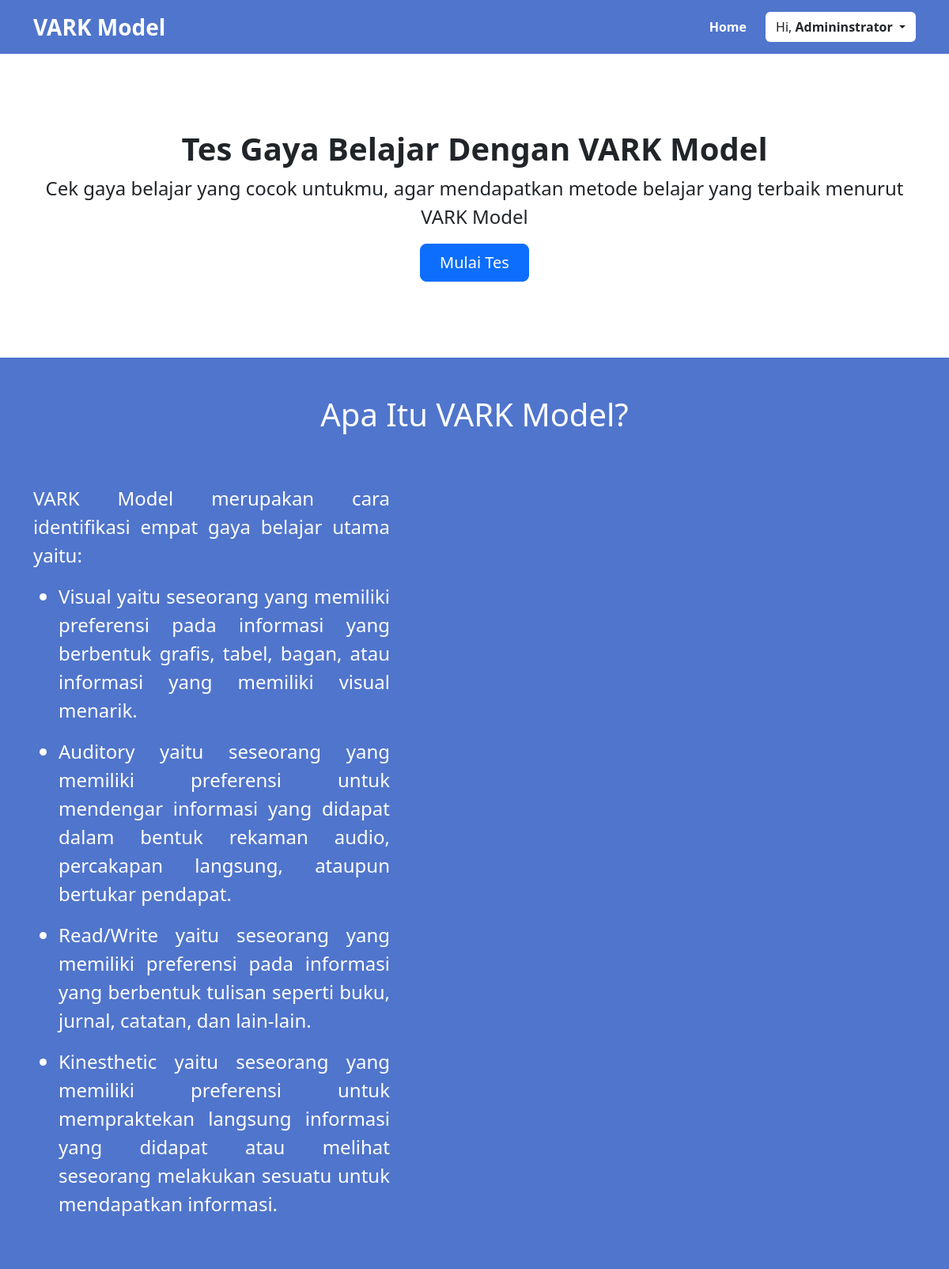
/index.php (signed in), run on the app's committed database.
### tables this page shows
CREATE TABLE `user` (
    `iduser` int(11) primary key auto_increment,
    `username` varchar(45) NOT NULL,
    `pwd` varchar(100) NOT NULL,
    `nama` varchar(100) NOT NULL,
    `instansi` varchar(45) NOT NULL,
    `email` varchar(100) NOT NULL,
    `role` varchar(10) NOT NULL
);

CREATE TABLE `model` (
    `idmodel` int(11) primary key auto_increment,
    `model` varchar(20) NOT NULL,
    `kode` varchar(10) NOT NULL,
    `deskripsi` text NOT NULL
);

### controller/mainController.php (called while the page is built, shortened)
<?php
    $conn = mysqli_connect("localhost","root","","vark");
    function query($query) {
        global $conn;
        $result = mysqli_query($conn, $query);
        $rows = [];
        while ($row = mysqli_fetch_assoc($result)) {
            $rows[] = $row;
        }
        return $rows;
    }
    function dekripsi($kata)
    {
        $string = base64_decode($kata);
        $key = substr($string, 0, 44);
        $enkripsi = substr($string, 44);
        $hasil = openssl_decrypt($enkripsi, 'AES-256-CBC', $key, 0, substr($key, 0, 16));
        return $hasil;
    }
?>

### index.php (the view, shortened to what this page needs)
<?php
  require_once 'controller/mainController.php';
  $model = query("SELECT * FROM model");
?>
<!DOCTYPE html>
<html lang="en">
<head>
    <link href="style.css" rel="stylesheet">
    <link href="bootstrap-5.2.0/css/bootstrap.min.css" rel="stylesheet">
    <link rel="stylesheet" href="bootstrap-icons-1.10.3/bootstrap-icons.css">
</head>
<body>
    <?php
      require_once ('navbar.php');
    ?>
    <section class="py-5 text-center container">
      <div class="row py-lg-5">
        <div class="col-sm ">
          <h1 class="fw-bold">Tes Gaya Belajar Dengan VARK Model</h1>
          <p class="lead" style="font-size: 24px;">Cek gaya belajar yang cocok untukmu, agar mendapatkan metode belajar yang terbaik menurut VARK Model</p>
          <a href="tes.php" class="btn btn-primary btn-lg px-4 py-2">Mulai Tes</a>
        </div>
      </div>
    </section>
    <div class="container-fluid py-5" style="background-color: #5075cc;">
        <div class="container">
            <div class="row text-center">
                <div class="col text-white">
                    <h1 style="font-weight: 300;" class="mb-5">Apa Itu VARK Model?</h1>
                </div>
            </div>
            <div class="row justify-content-center">
                <div class="col-md-5 mt-3">
                    <p class="fs-4 text-white" style="text-align: justify;">VARK Model merupakan cara identifikasi empat gaya belajar utama yaitu:</p>
                    <ul class="text-white" style="font-size: 24px;">
                      <?php foreach($model as $m) : ?>
                        <li>
                          <p style="text-align: justify;"><?= $m['deskripsi']; ?></p>
                        </li>
                      <?php endforeach; ?>
                    </ul>
                </div>
                <div class="col-md mt-3">
                </div>
            </div>
        </div>
    </div>
</body>
</html>

### navbar.php (shortened to what this page needs)
<?php
    require_once 'controller/mainController.php';
    $id = dekripsi($_COOKIE['VRK21ZA']);
    $user = query("SELECT * FROM user WHERE iduser = $id") [0];
    $nama = $user['nama'];
    $kataPertama = explode(' ', $nama)[0];
?>
<nav class="navbar navbar-expand navbar-light" style="background-color:#5075cc;">
    <div class="container">
        <a class="navbar-brand text-white fw-bold fs-3 " href="index.php">VARK Model</a>
        <div class="collapse navbar-collapse justify-content-end" id="navbarNav">
            <ul class="navbar-nav me-3 ">
                <li class="nav-item">
                    <a class="nav-link fw-bold text-white" href="index.php">Home</a>
                </li>
            </ul>
            <div class="btn-group">
                <button class="btn dropdown-toggle" data-bs-toggle="dropdown" aria-expanded="false" style="background-color: white;">
                    Hi, <b><?= $kataPertama; ?></b>
                </button>
            </div>
        </div>
    </div>
</nav>

### data on the page
user: nama "Admininstrator"
model: deskripsi "Visual yaitu seseorang yang memiliki preferensi pada informasi yang berbentuk grafis, tabel, bagan, atau informasi yang memiliki visual menarik."
model: deskripsi "Auditory yaitu seseorang yang memiliki preferensi untuk mendengar informasi yang didapat dalam bentuk rekaman audio, percakapan langsung, ataupun bertukar pendapat."
model: deskripsi "Read/Write yaitu seseorang yang memiliki preferensi pada informasi yang berbentuk tulisan seperti buku, jurnal, catatan, dan lain-lain."
model: deskripsi "Kinesthetic yaitu seseorang yang memiliki preferensi untuk mempraktekan langsung informasi yang didapat atau melihat seseorang melakukan sesuatu untuk mendapatkan informasi."
